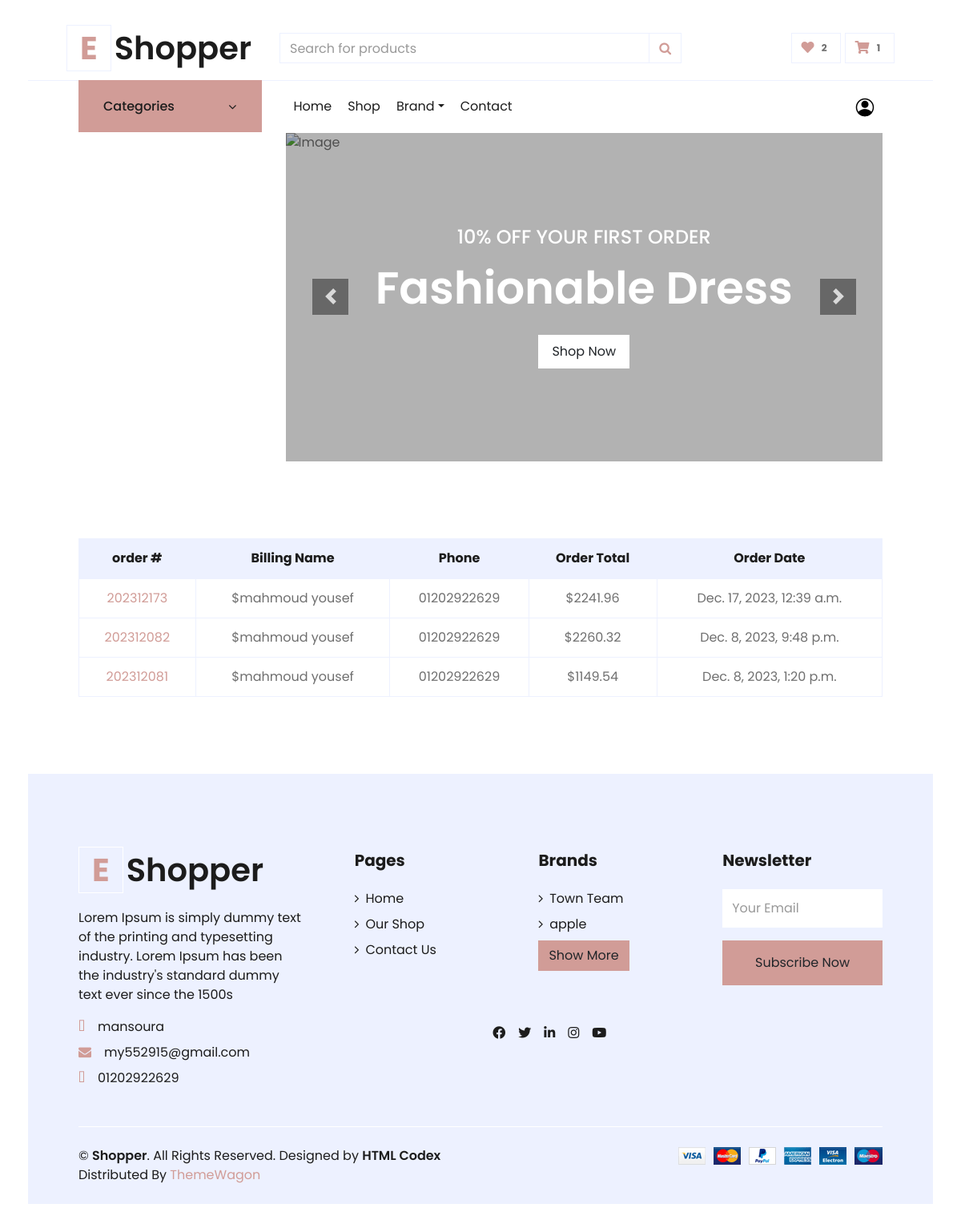
The app's page /accounts/orders/ (signed in), older data.
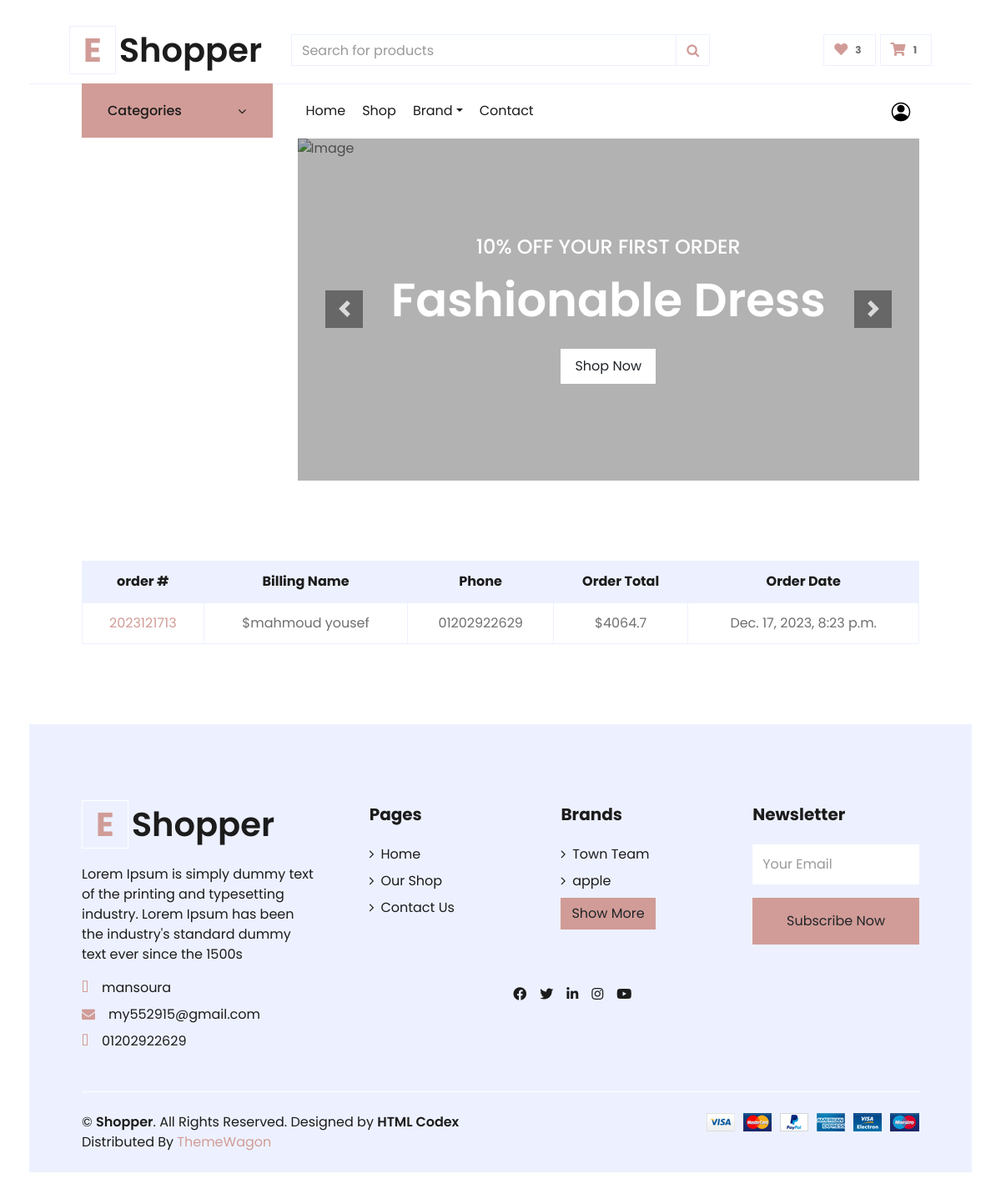
The same page, newer data.
### orders/models.py (models this page shows, shortened)
class Order(models.Model):
    STATUS = (
        ('New','New'),
        ('Accepted','Accepted'),
        ('Completed','Completed'),
        ('Cancelled','Cancelled'),
    )
    user = models.ForeignKey(User, on_delete=models.SET_NULL , null=True)
    payment = models.ForeignKey(Payment,  on_delete=models.SET_NULL ,blank=True , null=True)
    order_number = models.CharField(max_length=50)
    first_name = models.CharField(max_length=50)
    last_name = models.CharField(max_length=50)
    phone = models.CharField(max_length=50)
    zip_code = models.CharField(max_length=50,blank=True)
    email = models.EmailField( max_length=254)
    address_line_1 = models.CharField( max_length=50)
    address_line_2 = models.CharField( max_length=50 , blank=True)
    country = models.CharField( max_length=50 )
    state = models.CharField( max_length=50 )
    city = models.CharField( max_length=50 )
    order_note = models.CharField( max_length=1000 , blank=True)
    order_total = models.FloatField()
    tax = models.FloatField()
    status = models.CharField(choices=STATUS,default='New' , max_length=15)
    ip = models.CharField(max_length=50  ,blank=True)
    is_orderd = models.BooleanField(default=False)
    created_at = models.DateTimeField( auto_now_add=True)
    updated_at = models.DateTimeField(auto_now=True)
    def full_name(self):
        return f'{self.first_name} {self.last_name}'

### settings/models.py (models this page shows)
class Brand(models.Model):
    BRDName = models.CharField(max_length=40)
    image = models.ImageField(upload_to='product/',blank=True, null=True)
    BRDDesc = models.TextField(blank=True, null=True)
    class Meta:
        verbose_name = _("Brand")
        verbose_name_plural = _("Brands")
    def __str__(self):
        return self.BRDName

### accounts/views.py (the view)
# urls.py: path('orders/' , views.orders , name='orders'),
def orders(request):
    orders = Order.objects.filter(user=request.user,is_orderd=True).order_by('-created_at')
    context = {
        'orders':orders,
    }
    return render(request,'profile/orders.html',context)

### accounts/favourite_context.py (called while the page is built)
def counter(request):
    product_count = 0
    if request.user.is_authenticated:
        if 'admin' in request.path:
            return{}
        else :
            try :
                user_favourites = Product.objects.filter(like=request.user)
                product_count = user_favourites.count()
            except Product.DoesNotExist:
                product_count=0
    return dict(product_count=product_count)

### carts/cart_context.py (called while the page is built)
def counter(request):
    cart_count = 0
    if 'admin' in request.path:
        return{}
    else :
        try :
            cart = Cart.objects.filter(cart_id=_cart_id(request))
            if request.user.is_authenticated:
                cart_items= CartItem.objects.all().filter(user=request.user)
            else:
                cart_items = CartItem.objects.all().filter(cart=cart[:1])
            for cart_item in cart_items:
                cart_count+=cart_item.quantity
        except Cart.DoesNotExist:
            cart_count=0
    return dict(cart_count=cart_count)

### carts/views.py (called while the page is built)
def _cart_id(request):
    cart = request.session.session_key
    if not cart:
        cart = request.session.create()
    return cart

### accounts/templates/profile/orders.html
     {% extends 'base.html' %}
     {% load static %}
     {% block body %}
    <div class="container-fluid pt-5">
        <div class="row px-xl-5">
            <div class="col-lg-12 table-responsive mb-5">
                <table class="table table-bordered text-center mb-0">
                    <thead class="bg-secondary text-dark">
                        <tr>
                            <th>order #</th>
                            <th>Billing Name</th>
                            <th>Phone</th>
                            <th>Order Total</th>
                            <th>Order Date</th>
                        </tr>
                    </thead>
                    <tbody class="align-middle">
                        {% for order in orders %}
                        <tr>
                            <td class="align-middle"><a href="{% url 'accounts:order_detail' order.order_number %}">{{order.order_number}}</a></td>
                            <td class="align-middle">${{order.full_name}}</td>
                            <td class="align-middle">
                                {{order.phone}}
                            </td>
                            <td class="align-middle">${{order.order_total}}</td>
                            <td class="align-middle">{{order.created_at}}</td>
                        </tr>
                         {% endfor %}
                    </tbody>
                </table>
            </div>
        </div>
    </div>
     {% endblock %}

### templates/base.html (shortened to what the changed rows need)
{% load static %}
<!DOCTYPE html>
<html lang="en">
<head>
    <link href="https://cdnjs.cloudflare.com/ajax/libs/font-awesome/5.10.0/css/all.min.css" rel="stylesheet">
    <link rel="stylesheet" href="https://cdnjs.cloudflare.com/ajax/libs/font-awesome/4.7.0/css/font-awesome.min.css">
    <link href="{% static 'lib4/owlcarousel/assets/owl.carousel.min.css'%}" rel="stylesheet">
    <link href="{% static 'css4/style.css'%}" rel="stylesheet">
    <link href="{% static 'css4/review.css'%}" rel="stylesheet">
    <link href="{% static 'css4/custom.css'%}" rel="stylesheet">
</head>
<body>
    <div class="container-fluid">
        <div class="row align-items-center py-3 px-xl-5">
            <div class="col-lg-3 d-none d-lg-block">
                <a href="/" class="text-decoration-none">
                    <h1 class="m-0 display-5 font-weight-semi-bold"><span
                            class="text-primary font-weight-bold border px-3 mr-1">E</span>{{myfooter.site_name}}</h1>
                </a>
            </div>
            {% if user.is_authenticated %}
            <div class="col-lg-3 col-6 text-right">
                <a href="{% url 'accounts:user_favourites' %}" class="btn border">
                    <i class="fas fa-heart text-primary"></i>
                    <span class="badge">{{product_count}}</span>
                </a>
                {% endif %}
            </div>
        </div>
        {% block body %}
        {% endblock body %}
        <div class="container-fluid bg-secondary text-dark mt-5 pt-5">
            <div class="row px-xl-5 pt-5">
                <div class="col-lg-4 col-md-12 mb-5 pr-3 pr-xl-5">
                    <a href="/" class="text-decoration-none">
                        <h1 class="mb-4 display-5 font-weight-semi-bold"><span
                                class="text-primary font-weight-bold border border-white px-3 mr-1">E</span>{{myfooter.site_name}}
                        </h1>
                    </a>
                </div>
                <div class="col-lg-8 col-md-12">
                    <div class="row">
                        <div class="col-md-4 mb-5">
                            <div class="d-flex flex-column justify-content-start">
                                {% for brand in brands_footer  %}
                                <a class="text-dark mb-2" href="{%url 'product:product_by_brand' brand%}"><i
                                        class="fa fa-angle-right mr-2"></i>{{brand}}</a>
                                {% endfor %}
                                <a href="{% url 'settings:brand_list'  %}"><button type="button"
                                        class="btn btn-primary">Show
                                        More</button></a>
                            </div>
                        </div>
                    </div>
                </div>
            </div>
        </div>
</body>
</html>

Row changes from the older to the newer data that the page shows:
removed Order: order_number "202312173", full_name "mahmoud yousef", phone "01202922629", order_total "2241.96", created_at "Dec. 17, 2023, 12:39 a.m."
removed Order: order_number "202312082", full_name "mahmoud yousef", phone "01202922629", order_total "2260.32", created_at "Dec. 8, 2023, 9:48 p.m."
removed Order: order_number "202312081", full_name "mahmoud yousef", phone "01202922629", order_total "1149.54", created_at "Dec. 8, 2023, 1:20 p.m."
added Order: order_number "2023121713", full_name "mahmoud yousef", phone "01202922629", order_total "4064.7", created_at "Dec. 17, 2023, 8:23 p.m."
Text that changed along with them:
{{ product_count }}: "2" → "3"
